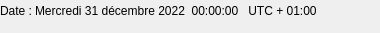
   <widget class="QWidget" name="page_dateHeure1">
    <widget class="QWidget" name="formLayoutWidget">
     <property name="geometry">
      <rect>
       <x>0</x>
       <y>0</y>
       <width>371</width>
       <height>24</height>
      </rect>
     </property>
     <layout class="QFormLayout" name="formLayout_dateHeure1">
      <property name="sizeConstraint">
       <enum>QLayout::SetDefaultConstraint</enum>
      </property>
      <property name="horizontalSpacing">
       <number>3</number>
      </property>
      <property name="verticalSpacing">
       <number>0</number>
      </property>
      <item row="0" column="0">
       <widget class="QLabel" name="lbl_dateHeure1">
        <property name="minimumSize">
         <size>
          <width>0</width>
          <height>22</height>
         </size>
        </property>
        <property name="text">
         <string>Date :</string>
        </property>
       </widget>
      </item>
      <item row="0" column="1">
       <widget class="QLabel" name="dateHeure1">
        <property name="minimumSize">
         <size>
          <width>0</width>
          <height>22</height>
         </size>
        </property>
        <property name="font">
         <font/>
        </property>
        <property name="mouseTracking">
         <bool>true</bool>
        </property>
        <property name="text">
         <string notr="true">Mercredi 31 décembre 2022  00:00:00   UTC + 01:00</string>
        </property>
       </widget>
      </item>
     </layout>
    </widget>
   </widget>
